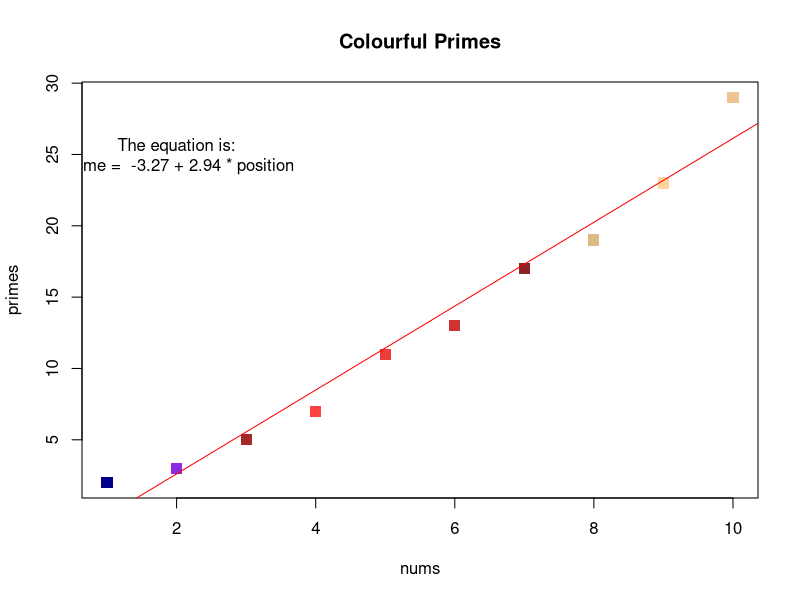

The R source for this figure:
# This is how you declare a set of numbers
# In this case, from 1 to 10. 
nums <- c(1:10)

# Explicitly declaring a set of numbers
primes <- c(2,3,5,7,11,13,17,19,23,29)

# Some stats on sets of numbers
myMean <- mean(primes)
cat("The mean of the first", length(nums),
    "primes is", myMean, 
    "\n") # This is an end-of-line character

mySD <- sd(primes)
cat("The SD of primes is", "\n",
    round(mySD, 2))

cor_np <- cor(nums,primes)
cat("Correlation of nums vs primes is", "\n",
    round(cor_np, 2))

# Here's a rudimentary plot
plot(nums,primes,
     pch=15, cex=1.5,
     col=colors()[30:40],
     main="Colourful Primes")

# Regression fit
lmFit <- lm(primes ~ nums)
abline(lmFit,
       col="red")
print(summary(lmFit))

text(2,
     25,
     paste(
       "The equation is:\n",
       "prime = ",
       round(lmFit$coefficients[1], 2),
       "+",
       round(lmFit$coefficients[2], 2),
       "* position"
     ))
  
  